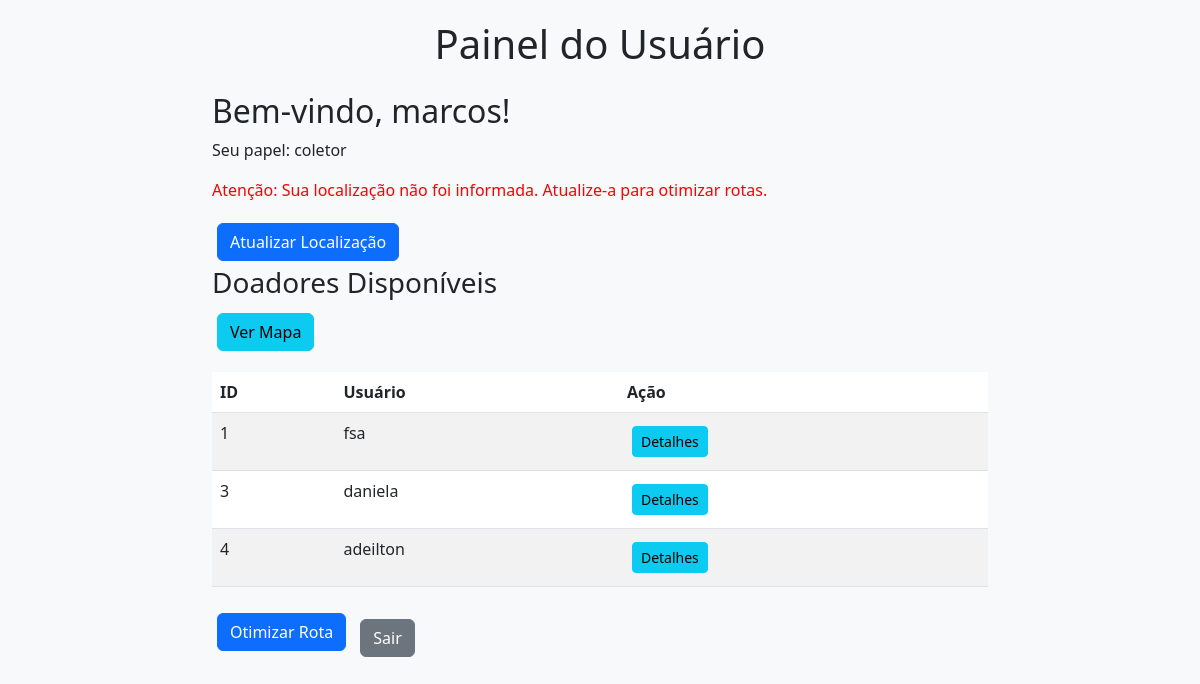
Page /dashboard/2 (signed in) on the earlier database version.
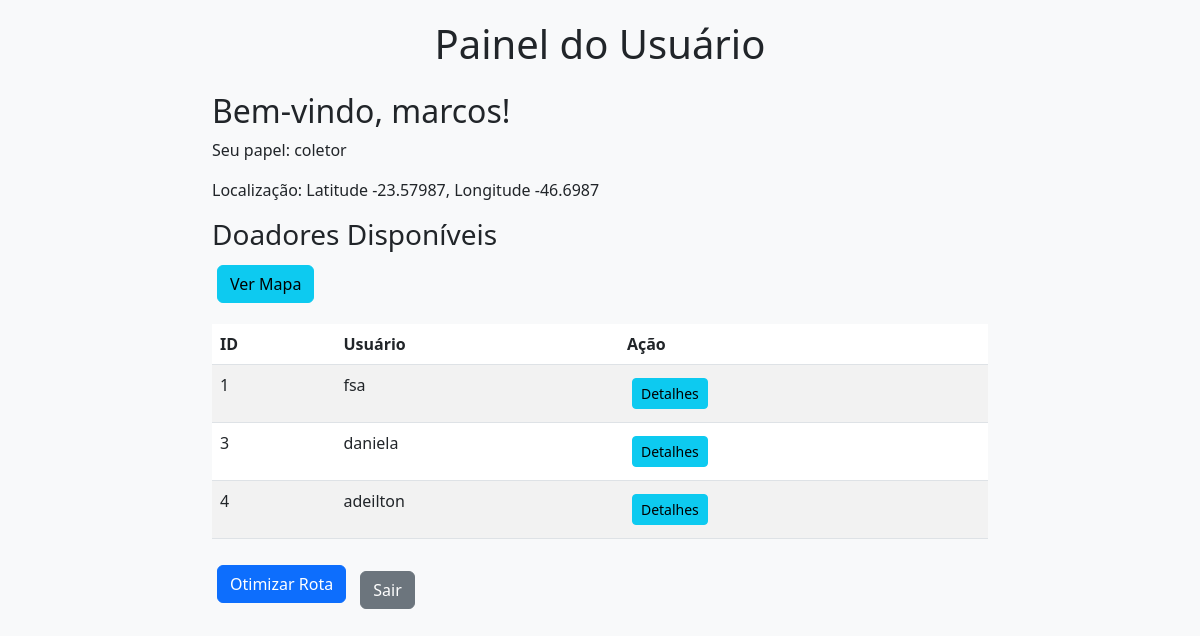
Same page on the later database version.
### tables this page shows
CREATE TABLE users (
                    id INTEGER PRIMARY KEY AUTOINCREMENT,
                    username TEXT UNIQUE NOT NULL,
                    password TEXT NOT NULL,
                    role TEXT NOT NULL,
                    latitude REAL,
                    longitude REAL);

### app.py (the view)
@app.route('/dashboard/<int:user_id>')
def dashboard(user_id):
    if 'user_id' not in session or session['user_id'] != user_id:
        flash('Por favor, faça login para acessar o painel.', 'error')
        return redirect(url_for('login'))
    conn = sqlite3.connect('recyclable_platform.db')
    c = conn.cursor()
    c.execute('SELECT * FROM users WHERE id = ?', (user_id,))
    user = c.fetchone()
    materials = []
    if user[3] == 'doador':
        c.execute('SELECT * FROM materials WHERE user_id = ?', (user_id,))
        materials = c.fetchall()
    doadores = []
    doadores_sem_localizacao = []
    if user[3] == 'coletor':
        c.execute('SELECT id, username, latitude, longitude FROM users WHERE role = "doador" AND latitude IS NOT NULL AND longitude IS NOT NULL')
        doadores = c.fetchall()
        c.execute('SELECT id, username FROM users WHERE role = "doador" AND (latitude IS NULL OR longitude IS NULL)')
        doadores_sem_localizacao = c.fetchall()
    conn.close()
    return render_template('dashboard.html', user=user, materials=materials, doadores=doadores, doadores_sem_localizacao=doadores_sem_localizacao)

### templates/dashboard.html (shortened to what this page needs)
<!DOCTYPE html>
<html lang="pt-br">
<head>
    <link href="https://cdn.jsdelivr.net/npm/bootstrap@5.3.0/dist/css/bootstrap.min.css" rel="stylesheet">
</head>
<body>
    <div class="container">
        <h1 class="text-center mb-4">Painel do Usuário</h1>
        {% if user %}
            <h2>Bem-vindo, {{ user[1] }}!</h2>
            <p>Seu papel: {{ user[3] }}</p>
            {% if user[4] is none or user[5] is none %}
                <p style="color: red;">Atenção: Sua localização não foi informada. Atualize-a para otimizar rotas.</p>
                <a href="{{ url_for('update_location', user_id=user[0]) }}" class="btn btn-primary">Atualizar Localização</a>
            {% else %}
                <p>Localização: Latitude {{ user[4] }}, Longitude {{ user[5] }}</p>
            {% endif %}
            {% if user[3] == 'doador' %}
                <h3>Meus Materiais</h3>
                <a href="{{ url_for('add_material', user_id=user[0]) }}" class="btn btn-success">Adicionar Material</a>
                <a href="{{ url_for('show_map', user_id=user[0]) }}" class="btn btn-info">Ver Mapa</a>
                {% if materials %}
                    <table class="table table-striped mt-3">
                        <thead>
                            <tr>
                                <th>Tipo</th>
                                <th>Quantidade</th>
                                <th>Ação</th>
                            </tr>
                        </thead>
                        <tbody>
                            {% for material in materials %}
                                <tr>
                                    <td>{{ material[2] }}</td>
                                    <td>{{ material[3] }}</td>
                                    <td>
                                        <form action="{{ url_for('remove_material', user_id=user[0], material_id=material[0]) }}" method="post" style="display:inline;">
                                            <button type="submit" class="btn btn-danger btn-sm">Remover</button>
                                        </form>
                                    </td>
                                </tr>
                            {% endfor %}
                        </tbody>
                    </table>
                {% else %}
                    <p class="mt-3">Você não possui materiais registrados.</p>
                {% endif %}
            {% elif user[3] == 'coletor' %}
                <h3>Doadores Disponíveis</h3>
                <a href="{{ url_for('show_map', user_id=user[0]) }}" class="btn btn-info">Ver Mapa</a>
                {% if doadores %}
                    <table class="table table-striped mt-3">
                        <thead>
                            <tr>
                                <th>ID</th>
                                <th>Usuário</th>
                                <th>Ação</th>
                            </tr>
                        </thead>
                        <tbody>
                            {% for doador in doadores %}
                                <tr>
                                    <td>{{ doador[0] }}</td>
                                    <td>{{ doador[1] }}</td>
                                    <td>
                                        <a href="{{ url_for('doador_details', user_id=user[0], doador_id=doador[0]) }}" class="btn btn-info btn-sm">Detalhes</a>
                                    </td>
                                </tr>
                            {% endfor %}
                        </tbody>
                    </table>
                    <a href="{{ url_for('optimize_route', user_id=user[0]) }}" class="btn btn-primary">Otimizar Rota</a>
                {% else %}
                    <p class="mt-3">Nenhum doador com localização disponível.</p>
                {% endif %}
            {% endif %}
            <a href="{{ url_for('logout') }}" class="btn btn-secondary mt-3">Sair</a>
        {% else %}
            <p class="text-danger">Usuário não encontrado.</p>
            <a href="{{ url_for('login') }}" class="btn btn-primary">Voltar ao Login</a>
        {% endif %}
    </div>
</body>
</html>

Differences in the rows shown:
changed users "marcos": latitude (not shown) → "-23.57987"; longitude (not shown) → "-46.6987"
Other differences:
text no longer shown: "Atenção: Sua localização não foi informada. Atualize-a para otimizar rotas. Atualizar Localização"
text now shown: "Localização: Latitude , Longitude"
